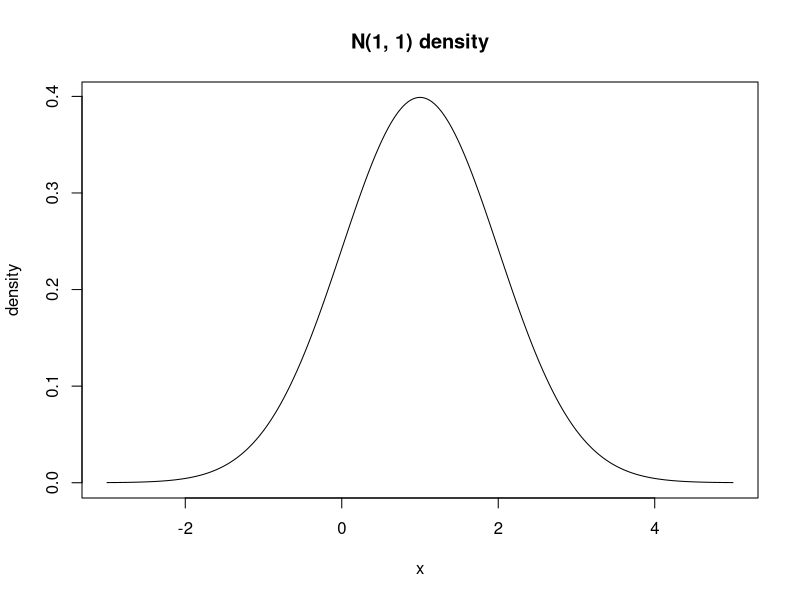

Reproduce this figure in R.
## ---- chunk 1
#| echo: false
#| 
x <- seq(-3, 5, len = 1001)
plot(x, dnorm(x, mean = 1), type = "l",
xlab = "x", ylab = "density")
title("N(1, 1) density")
